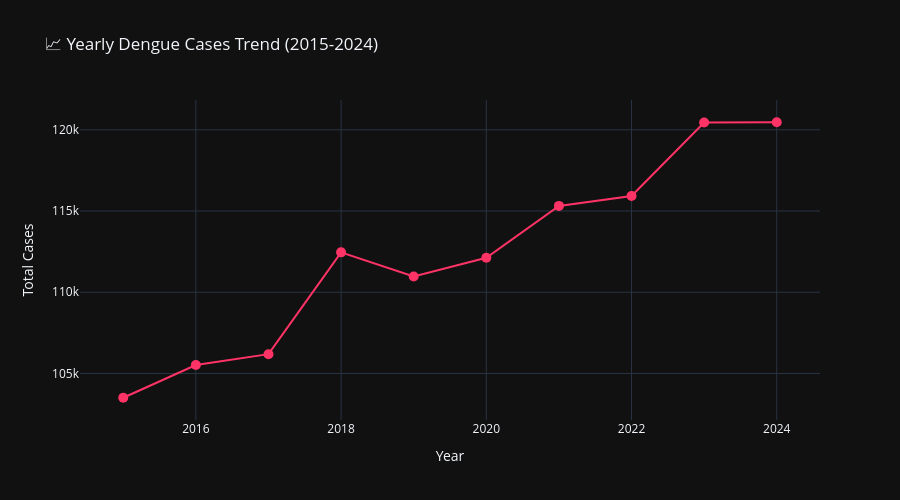

The code cell stored with this chart in its notebook:
### Code cell
# Yearly trend of dengue cases
if 'Year' in df.columns and len(dengue_cols) > 0:
    dengue_col = dengue_cols[0]  # Use first dengue-related column
    
    yearly_cases = df.groupby('Year')[dengue_col].sum().reset_index()
    
    fig = px.line(yearly_cases, x='Year', y=dengue_col,
                  title='📈 Yearly Dengue Cases Trend (2015-2024)',
                  markers=True,
                  labels={'Year': 'Year', dengue_col: 'Total Cases'})
    
    fig.update_traces(line_color='#ff3366', marker=dict(size=10))
    fig.update_layout(height=500, hovermode='x unified')
    fig.show()
    
    print(f"\n📊 Yearly Statistics:")
    print(yearly_cases.to_string(index=False))
else:
    print("⚠️ Year or dengue cases column not found")

### Figure 1 — Plotly figure (JSON) as saved in the notebook; plotly's stock layout.template omitted (floating-point values rounded to 4 significant figures)
{"data": [{"hovertemplate": "Year=%{x}<br>Total Cases=%{y}<extra></extra>", "legendgroup": "", "line": {"color": "#ff3366", "dash": "solid"}, "marker": {"size": 10, "symbol": "circle"}, "mode": "lines+markers", "name": "", "orientation": "v", "showlegend": false, "type": "scatter", "x": [2015.0, 2016.0, 2017.0, 2018.0, 2019.0, 2020.0, 2021.0, 2022.0, 2023.0, 2024.0], "xaxis": "x", "y": [103500.0, 105500.0, 106200.0, 112500.0, 111000.0, 112100.0, 115300.0, 115900.0, 120500.0, 120500.0], "yaxis": "y"}], "layout": {"height": 500, "hovermode": "x unified", "legend": {"tracegroupgap": 0}, "title": {"text": "📈 Yearly Dengue Cases Trend (2015-2024)"}, "xaxis": {"anchor": "y", "domain": [0, 1], "title": {"text": "Year"}}, "yaxis": {"anchor": "x", "domain": [0, 1], "title": {"text": "Total Cases"}}}}
